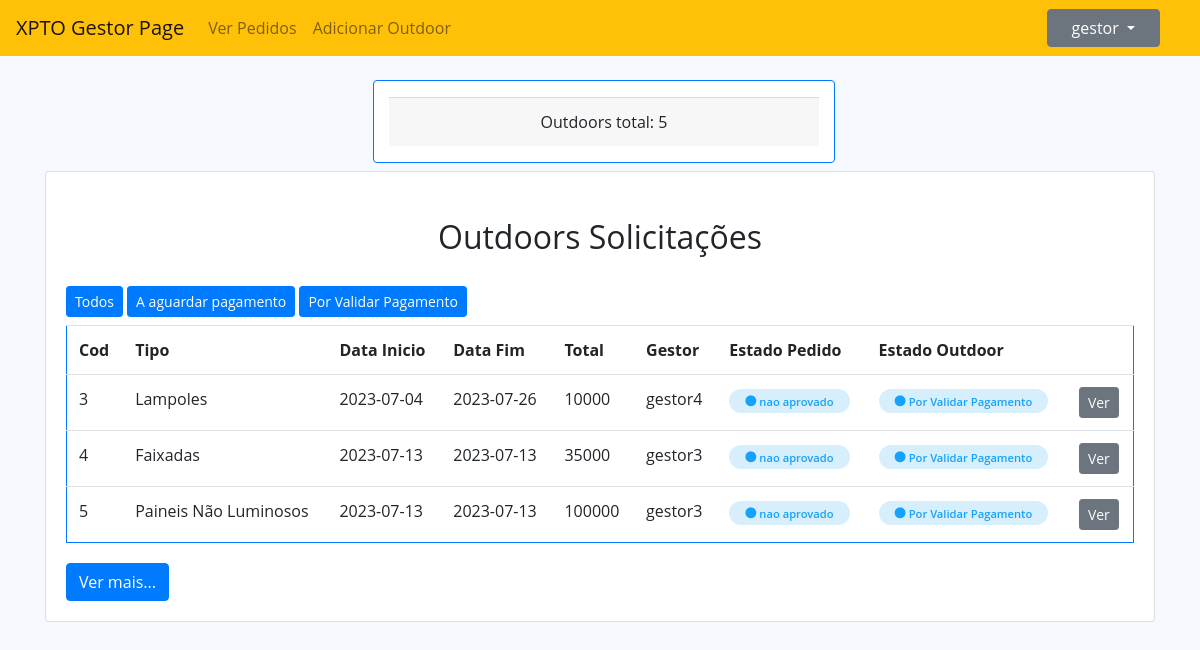
/index.php?op=Gestor&&request=verPedidos&&estado=Por Validar Pagamento (signed in), run on the app's committed database.
### tables this page shows
CREATE TABLE `pedidos` (
  `id` int(11) NOT NULL,
  `idGestor` int(11) NOT NULL,
  `idCliente` int(11) NOT NULL,
  `imagem` varchar(100) DEFAULT NULL,
  `dataInicio` date NOT NULL,
  `dataFim` date NOT NULL,
  `total` double NOT NULL,
  `idOutdoor` int(11) NOT NULL,
  `eliminado` varchar(10) NOT NULL DEFAULT 'nao',
  `estado` varchar(50) NOT NULL DEFAULT 'nao aprovado',
  `recibo` varchar(100) DEFAULT NULL
);

CREATE TABLE `outdoor` (
  `id` int(11) NOT NULL,
  `tipo` varchar(50) NOT NULL,
  `preco` float NOT NULL,
  `idComuna` int(11) NOT NULL,
  `estado` varchar(50) NOT NULL DEFAULT 'Disponivel',
  `eliminado` varchar(10) NOT NULL DEFAULT 'nao',
  `idUsuario` int(11) NOT NULL
);

CREATE TABLE `usuario` (
  `id` int(11) NOT NULL,
  `username` varchar(50) NOT NULL,
  `senha` varchar(50) NOT NULL,
  `tipo` varchar(50) NOT NULL,
  `eliminado` varchar(10) NOT NULL DEFAULT 'nao'
);

### index.php (called while the page is built, shortened)
<?php
$rotas = new Rotas();
$rotas->requestHandle();
?>

### dbconfig/DbConnection.php (called while the page is built)
<?php
class DbConnection {
    private static $instance = NULL;
    public static function getInstance() {
        if (!isset(self::$instance)) {
            try {
                self:: $instance = new PDO("mysql:host=localhost;dbname=outdoorgest", 'root', '');
                self:: $instance->setAttribute(PDO::ATTR_ERRMODE, PDO::ERRMODE_EXCEPTION);
            } catch (PDOException $e) {
                echo $e->getMessage();
            }
        }
        return self::$instance;
    }
}

### services/SolicitacaoService.php (called while the page is built, shortened)
<?php
require_once __DIR__ . '/../repositories/SolicitacaoRepository.php';
class SolicitacaoService implements ISolicitacaoService {
    private $solicitacaoRepository = null;
    public function __construct() {
        $this->solicitacaoRepository = new SolicitacaoRepository();
    }
    public function selectAll() {
        return $this->solicitacaoRepository->selectAll();
    }
}

### repositories/SolicitacaoRepository.php (called while the page is built, shortened)
<?php
require_once __DIR__ . '/../models/SolicitacaoModel.php';
require_once __DIR__ . '/../dbconfig/DbConnection.php';
class SolicitacaoRepository implements ISolicitacaoRepository {
    private $db;
    public function __construct() {
        $this->db = DbConnection::getInstance();
    }
    public function selectAll() {
        try {
            $stmt = $this->db->prepare("SELECT p.id, u.username `gestor`, `imagem`, `dataInicio`, `dataFim`, `total`, o.tipo `idOutdoor`, p.eliminado, p.estado as estadoPedido, o.estado estadoOutdoor, `recibo` FROM pedidos p join usuario u on u.id = p.idGestor join outdoor o on o.id = p.idOutdoor");
            $stmt->execute();
            $outdoors = $stmt->fetchAll();
            $listaOutdoor = array();
            foreach ($outdoors as $cada) {
                $listaOutdoor[] = new SolicitacaoModel($cada['id'], $cada['gestor'], $cada['imagem'], $cada['dataInicio'], $cada['dataFim'], $cada['total'], $cada['idOutdoor'], $cada['eliminado'], $cada['estadoPedido'], $cada['estadoOutdoor'], $cada['recibo']);
            }
            return $listaOutdoor;
        } catch (PDOException $e) {
            echo $e->getMessage();
            return false;
        }
    }
}

### models/UsuarioModel.php (called while the page is built, shortened)
<?php
class UsuarioModel {
    private $username;
    public function getUsername() {
        return $this->username;
    }
}

### models/SolicitacaoModel.php (called while the page is built, shortened)
<?php
class SolicitacaoModel {
    private $id;
    private $idGestor;
    private $dataInicio;
    private $dataFim;
    private $totalPagar;
    private $idOutdoor;
    private $estadoPedido;
    private $estadoOutdoor;
    public function __construct($id, $idGestor, $imagem, $dataInicio, $dataFim, $totalPagar, $idOutdoor, $eliminado, $estadoPedido, $estadoOutdoor, $recibo) {
        $this->id = $id;
        $this->idGestor = $idGestor;
        $this->dataInicio = $dataInicio;
        $this->dataFim = $dataFim;
        $this->totalPagar = $totalPagar;
        $this->idOutdoor = $idOutdoor;
        $this->estadoPedido = $estadoPedido;
        $this->estadoOutdoor = $estadoOutdoor;
    }
    public function getId() {
        return $this->id;
    }
    public function getIdGestor() {
        return $this->idGestor;
    }
    public function getDataInicio() {
        return $this->dataInicio;
    }
    public function getDataFim() {
        return $this->dataFim;
    }
    public function getTotalPagar() {
        return $this->totalPagar;
    }
    public function getIdOutdoor() {
        return $this->idOutdoor;
    }
    public function getEstadoPedido() {
        return $this->estadoPedido;
    }
    public function getEstadoOutdoor() {
        return $this->estadoOutdoor;
    }
}

### views/gestor/tabelaPedidos.php (the view, shortened to what this page needs)
<div class="card">
    <div class="card-body">
        <div class="card-title text-center m-3">
            <h2>Outdoors Solicitações</h2>
        </div>
        <a href="index.php?op=Gestor&&request=verPedidos&&estado=all" class="btn btn-primary btn-sm mt-1 mb-2"  role="button">Todos</a>
        <a href="index.php?op=Gestor&&request=verPedidos&&estado=A aguardar pagamento" class="btn btn-primary btn-sm mt-1 mb-2"  role="button">A aguardar pagamento</a>
        <a href="index.php?op=Gestor&&request=verPedidos&&estado=Por Validar Pagamento" class="btn btn-primary btn-sm mt-1 mb-2"  role="button">Por Validar Pagamento</a>
        <table id="listarDados" class="table border border-primary ">
            <tr>
                <th scope="col">Cod</th>
                <th scope="col">Tipo</th>
                <th scope="col">Data Inicio</th>
                <th scope="col">Data Fim</th>
                <th scope="col">Total</th>
                <th scope="col">Gestor</th>
                <th scope="col">Estado Pedido</th>
                <th scope="col">Estado Outdoor</th>
                <th scope="col"></th>
            </tr>
            <?php
            if (isset($_SESSION['Usuario'])) {
                $usuario = unserialize($_SESSION['Usuario']);
            }
            foreach ($outdoors as $cada) {
                if ($usuario->getUsername() != $cada->getIdGestor()) {
                    if ($action2 == $cada->getEstadoOutdoor()) {
                        ?>
                        <tr>
                            <td><?php echo $cada->getId(); ?></td>
                            <td><?php echo $cada->getIdOutdoor() ?></td>
                            <td><?php echo $cada->getDatainicio(); ?></td>
                            <td><?php echo $cada->getDataFim(); ?></td>
                            <td><?php echo $cada->getTotalPagar(); ?></td>
                            <td><?php echo $cada->getIdGestor(); ?></td>
                            <td><span class="status ativo"><i class="fas fa-circle"></i> <?php echo $cada->getEstadoPedido(); ?></span></td>
                            <td><span class="status ativo"><i class="fas fa-circle"></i> <?php echo $cada->getEstadoOutdoor(); ?></span></td>
                            <td>
                                <?php
                                if ($cada->getEstadoOutdoor() == "Por Validar Pagamento") {
                                    echo '<input type="hidden" name="pdf" id="pdf" value="' . $cada->getRecibo() . '" />
                                          <input type="hidden" name="idSelecionadoPedidoOutdoor" id="idSelecionadoPedidoOutdoor" value="' . $cada->getId() . '" />
                                          <button id="verRecibo" class="btn btn-secondary btn-sm verRecibo">Ver</button>
                                    ';
                                }
                                ?>
                            </td>
                        </tr>
                        <?php
                    } else if ($action2 == "all") {
                        ?>
                        <tr>
                            <td><?php echo $cada->getId(); ?></td>
                            <td><?php echo $cada->getIdOutdoor() ?></td>
                            <td><?php echo $cada->getDatainicio(); ?></td>
                            <td><?php echo $cada->getDataFim(); ?></td>
                            <td><?php echo $cada->getTotalPagar(); ?></td>
                            <td><?php echo $cada->getIdGestor(); ?></td>
                            <td><span class="status ativo"><i class="fas fa-circle"></i> <?php echo $cada->getEstadoPedido(); ?></span></td>
                            <td><span class="status ativo"><i class="fas fa-circle"></i> <?php echo $cada->getEstadoOutdoor(); ?></span></td>
                            <td>
                                <?php
                                if ($cada->getEstadoOutdoor() == "Por Validar Pagamento") {
                                    echo '<input type="hidden" name="pdf" id="pdf" value="' . $cada->getRecibo() . '" />
                                          <input type="hidden" name="idSelecionadoPedidoOutdoor" id="idSelecionadoPedidoOutdoor" value="' . $cada->getId() . '" />
                                          <button id="verRecibo" class="btn btn-secondary btn-sm verRecibo">Ver</button>
                                    ';
                                }
                                ?>
                            </td>
                        </tr> <?php
                    }
                }
            }
            ?>
        </table>
        <button type="button" class="btn btn-primary mt-1" id="nextButton">Ver mais...</button>
    </div>
</div>

### content/css/style.css (style rules this page uses)
* { margin: 0; padding: 0; box-sizing: border-box; outline: none; }
body { font-family: "Open Sans", sans-serif; background: #f6f9ff; }
a { color: #4154f1; text-decoration: none; }
h2 { font: 13px; padding: 10px 0; }
.status { padding: 0.3rem 1rem; border-radius: 30px; font-weight: 600; letter-spacing: 1; font-size: 0.7rem; }
.ativo { background-color: #d7effc; color: #15a1fe; }

### data on the page
pedidos: id "3", idOutdoor.tipo "Lampoles", dataInicio "2023-07-04", dataFim "2023-07-26", total "10000", idGestor.username "gestor4", estado "nao aprovado", idOutdoor.estado "Por Validar Pagamento"
pedidos: id "4", idOutdoor.tipo "Faixadas", dataInicio "2023-07-13", dataFim "2023-07-13", total "35000", idGestor.username "gestor3", estado "nao aprovado", idOutdoor.estado "Por Validar Pagamento"
pedidos: id "5", idOutdoor.tipo "Paineis Não Luminosos", dataInicio "2023-07-13", dataFim "2023-07-13", total "100000", idGestor.username "gestor3", estado "nao aprovado", idOutdoor.estado "Por Validar Pagamento"

### other printed values
$usuario->getUsername() "gestor"
$gestorController->totalOutdoors() "5"
